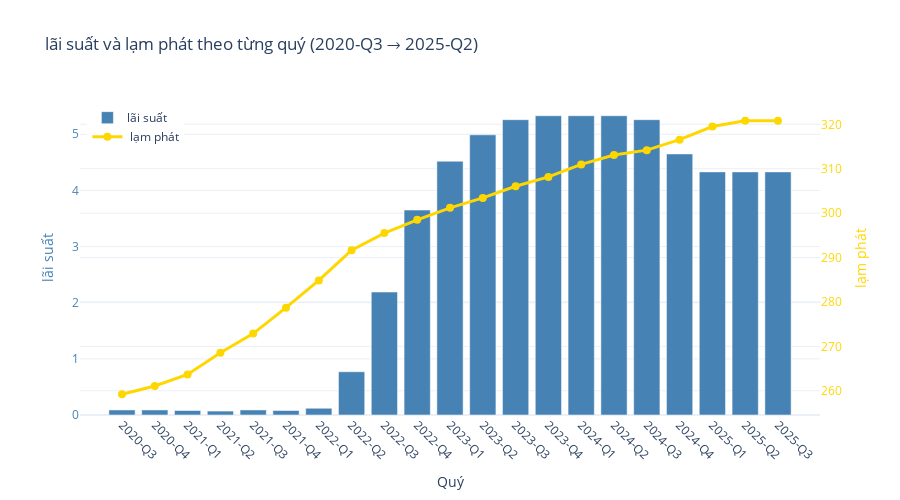

Notebook code cell kept with this figure:
### Markdown cell above
# biểu đồ thể hiện mối quan hệ giữa giá vàng lãi suất, lạm phát

### Code cell
# vẽ biểu đồ giữa lãi suất và giá vàng theo quý:
import plotly.graph_objects as go

fig = go.Figure()
# Biểu đồ cột: lãi suất
fig.add_trace(
    go.Bar(
        x=df_fed_cpi_gold["quarter"],
        y=df_fed_cpi_gold["FEDFUNDS"],
        name="lãi suất",
        marker_color='steelblue',
        yaxis='y1'
    )
)

# Biểu đồ đường: Giá vàng trung bình
fig.add_trace(
    go.Scatter(
        x=df_fed_cpi_gold["quarter"],
        y=df_fed_cpi_gold["CPIAUCSL"],
        name=" lạm phát",
        mode="lines+markers",
        line=dict(color="gold", width=3),
        marker=dict(symbol="circle", size=8),
        yaxis='y2'
    )
)

# Cấu hình trục và layout
fig.update_layout(
    title="lãi suất và lạm phát theo từng quý (2020-Q3 → 2025-Q2)",
    xaxis=dict(title="Quý", tickangle=45),
    yaxis=dict(
        title="lãi suất",
        titlefont=dict(color="steelblue"),
        tickfont=dict(color="steelblue")
    ),
    yaxis2=dict(
        title="lạm phát",
        titlefont=dict(color="gold"),
        tickfont=dict(color="gold"),
        anchor="x",
        overlaying="y",
        side="right"
    ),
    legend=dict(x=0.01, y=0.99),
    bargap=0.2,
    height=500,
    template="plotly_white"
)

fig.show()
#

### Figure 1 — Plotly figure (JSON) as saved in the notebook; plotly's stock layout.template omitted (floating-point values rounded to 4 significant figures)
{"data": [{"marker": {"color": "steelblue"}, "name": "lãi suất", "type": "bar", "x": ["2020-Q3", "2020-Q4", "2021-Q1", "2021-Q2", "2021-Q3", "2021-Q4", "2022-Q1", "2022-Q2", "2022-Q3", "2022-Q4", "2023-Q1", "2023-Q2", "2023-Q3", "2023-Q4", "2024-Q1", "2024-Q2", "2024-Q3", "2024-Q4", "2025-Q1", "2025-Q2", "2025-Q3"], "y": [0.09, 0.09, 0.08, 0.07, 0.09, 0.08, 0.12, 0.77, 2.19, 3.65, 4.52, 4.99, 5.26, 5.33, 5.33, 5.33, 5.26, 4.65, 4.33, 4.33, 4.33], "yaxis": "y"}, {"line": {"color": "gold", "width": 3}, "marker": {"size": 8, "symbol": "circle"}, "mode": "lines+markers", "name": " lạm phát", "type": "scatter", "x": ["2020-Q3", "2020-Q4", "2021-Q1", "2021-Q2", "2021-Q3", "2021-Q4", "2022-Q1", "2022-Q2", "2022-Q3", "2022-Q4", "2023-Q1", "2023-Q2", "2023-Q3", "2023-Q4", "2024-Q1", "2024-Q2", "2024-Q3", "2024-Q4", "2025-Q1", "2025-Q2", "2025-Q3"], "y": [259.2, 261.1, 263.7, 268.6, 272.9, 278.7, 284.8, 291.7, 295.5, 298.5, 301.2, 303.4, 306.0, 308.2, 311.0, 313.1, 314.2, 316.5, 319.5, 320.8, 320.8], "yaxis": "y2"}], "layout": {"bargap": 0.2, "height": 500, "legend": {"x": 0.01, "y": 0.99}, "title": {"text": "lãi suất và lạm phát theo từng quý (2020-Q3 → 2025-Q2)"}, "xaxis": {"tickangle": 45, "title": {"text": "Quý"}}, "yaxis": {"tickfont": {"color": "steelblue"}, "title": {"font": {"color": "steelblue"}, "text": "lãi suất"}}, "yaxis2": {"anchor": "x", "overlaying": "y", "side": "right", "tickfont": {"color": "gold"}, "title": {"font": {"color": "gold"}, "text": "lạm phát"}}}}
